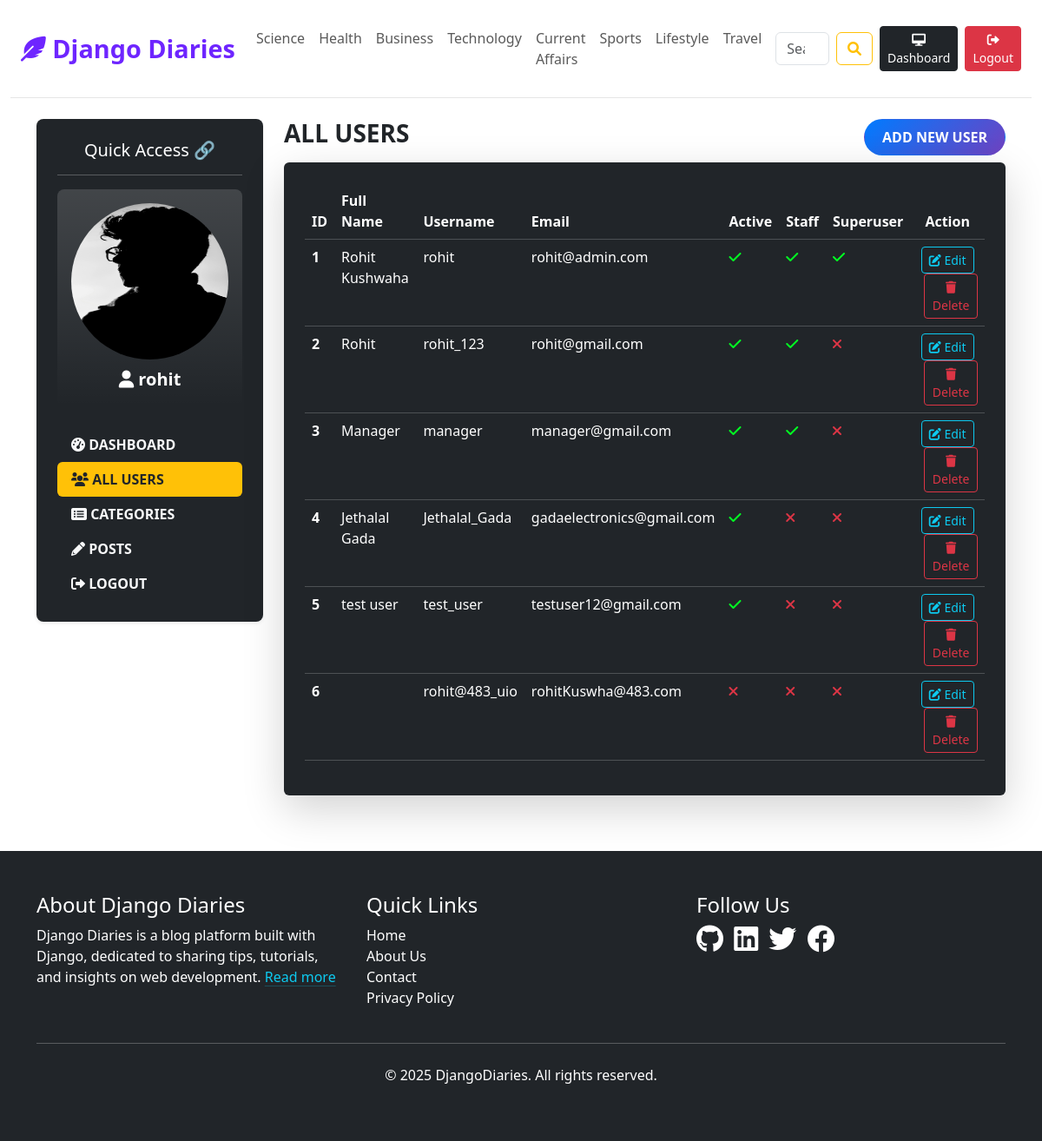
The page /dashboard/users/ (signed in) on the database its author committed.
### blogs/models.py (models this page shows, shortened)
class Category(models.Model):
    category_name = models.CharField(max_length=50, unique=True)
    created_at = models.DateTimeField(auto_now_add=True)
    updated_at = models.DateTimeField(auto_now=True)
    class Meta:
        verbose_name_plural = "categories"

### dashboard/models.py (models this page shows, shortened)
class UserProfile(models.Model):
    user = models.OneToOneField(User, on_delete=models.CASCADE)
    profile_image = models.ImageField(upload_to='profile_pics/', null=True, blank=True)

### dashboard/views.py (the view)
# urls.py: path('users/', views.users, name='users'),
def users(request):
    users = User.objects.all()
    user_profile = UserProfile.objects.filter(user=request.user).first()
    context = {
        'users':users,
        'user_profile': user_profile,
    }
    return render(request, 'dashboard/users.html', context)

### blogs/context_processors.py (called while the page is built)
def get_categories(request):
    categories = Category.objects.all()
    return {'categories': categories}

### templates/dashboard/users.html
{% extends "base/base.html" %}
{% block content %}
<div class="container mt-4 text-light">
    <div class="row">
        {% include "dashboard/LeftSideBar.html" %}
        <div class="col-md-9 mb-5">
            <div class="d-flex justify-content-between align-items-center mb-2">
                <h3 class="fw-bold text-dark text-uppercase">All Users</h3>
                <a href="{% url 'add_users' %}" class="btn custom-badge">Add New User</a>
            </div>
            <div class="card bg-dark border-0 shadow-lg">
                <div class="card-body p-4">
                    <table class="table table-dark table-hover">
                        <thead class="bg-info text-white">
                            <tr>
                                <th>ID</th>
                                <th>Full Name</th>
                                <th>Username</th>
                                <th>Email</th>
                                <th>Active</th>
                                <th>Staff</th>
                                <th>Superuser</th>
                                <th class="text-center">Action</th>
                            </tr>
                        </thead>
                        <tbody>
                            {% for user in users %}
                            <tr>
                                <th>{{ forloop.counter }}</th>
                                <td>{{ user.first_name }} {{ user.last_name }}</td>
                                <td>{{ user.username }}</td>
                                <td>{{ user.email }}</td>
                                <td>
                                    {% if user.is_active %}
                                        <i class="fas fa-check" style='color:#00ff22;'></i>
                                    {% else %}
                                        <i class="fas fa-times text-danger"></i>
                                    {% endif %}
                                </td>
                                <td>
                                    {% if user.is_staff %}
                                        <i class="fas fa-check" style='color:#00ff22;'></i>
                                    {% else %}
                                        <i class="fas fa-times text-danger"></i>
                                    {% endif %}
                                </td>
                                <td>
                                    {% if user.is_superuser %}
                                        <i class="fas fa-check" style='color:#00ff22;'></i>
                                    {% else %}
                                        <i class="fas fa-times text-danger"></i>
                                    {% endif %}
                                </td>
                                <td class="text-center">
                                    <a href="{% url "edit_user" user.id %}" class="btn btn-outline-info btn-sm" title="Edit">
                                        <i class="fa-solid fa-pen-to-square"></i> Edit
                                    </a>
                                    <a href="{% url "delete_user" user.id %}" class="btn btn-outline-danger btn-sm ms-2" title="Delete">
                                        <i class="fa-solid fa-trash"></i> Delete
                                    </a>
                                </td>
                            </tr>
                            {% endfor %}
                        </tbody>
                    </table>
                </div>
            </div>
        </div>
    </div>
</div>
{% endblock %}

### templates/base/header.html (shortened to what this page needs)
{% load static %}
<!DOCTYPE html>
<html lang="en" data-bs-theme="light">
  <head>
    <link href="https://cdnjs.cloudflare.com/ajax/libs/font-awesome/6.0.0-beta3/css/all.min.css" rel="stylesheet">
    <link href="https://cdn.jsdelivr.net/npm/bootstrap@5.3.3/dist/css/bootstrap.min.css" rel="stylesheet">
    <link href="{% static 'css/blog.css' %}" rel="stylesheet">
  </head>
  <body>
    <div class="container-fluid">
      <header class="blog-header py-3 sticky-top bg-white">
        <nav class="navbar navbar-expand-lg navbar-light">
          <div class="container-fluid">
            <a class="navbar-brand custom-hover" href="/">
              <i class="fas fa-feather-alt"></i> Django Diaries
            </a>
            <div class="collapse navbar-collapse" id="navbarNav">
              <ul class="navbar-nav me-auto mb-2 mb-lg-0">
                {% for category in categories %}
                  <li class="nav-item">
                    <a class="nav-link custom-hover" href="{% url 'posts_by_category' category.id %}">{{ category.category_name }}</a>
                  </li>
                {% endfor %}
              </ul>
              <form class="d-flex m-2" action="{% url 'search' %}" method="GET">
                <input class="form-control me-2" type="search" placeholder="Search" aria-label="Search" name="keyword">
                <button class="btn btn-outline-warning" type="submit"><i class="fa fa-search"></i></button>
              </form>
              <div class="d-flex">
                {% if not user.is_authenticated %}
                  <a class="btn btn-sm btn-warning me-2" href="{% url 'login' %}"><i class="fa fa-sign-in-alt"></i> Login</a>
                  <a class="btn btn-sm btn-dark" href="{% url 'register' %}"><i class="fa fa-user-plus"></i> Register</a>
                {% else %}
                  <a class="btn btn-sm btn-dark me-2" href="{% url 'dashboard' %}"><i class="fas fa-desktop"></i> Dashboard</a>
                  <a class="btn btn-sm btn-danger" href="{% url 'logout' %}"><i class="fas fa-sign-out-alt"></i> Logout</a>
                {% endif %}
              </div>
            </div>
          </div>
        </nav>
      </header>

### templates/dashboard/LeftSideBar.html (shortened to what this page needs)
<div class="col-md-3 mb-5">
    <div class="bg-dark text-white p-4 rounded-3 shadow-sm">
        <h5 class="text-center mb-3">Quick Access 🔗</h5>
        <hr>
        <div class="bg-gradient p-3 rounded-3 mb-4 text-center">
            {% if user_profile and user_profile.profile_image %}
                <img src="{{ user_profile.profile_image.url }}" alt="Profile Image" class="img-fluid rounded-circle mb-2" style="width: 200px; height: 180px;">
            {% else %}
                <i class="fas fa-user-circle fa-3x mb-2"></i>
            {% endif %}
            <p class="mb-0 fw-bold fs-5"><i class="fas fa-user"></i> <strong>{{ request.user.username }}</strong></p>
        </div>
        <div class="nav flex-column text-uppercase">
            <a href="{% url 'dashboard' %}" class="nav-link text-light py-2 fw-bold {% if '/dashboard/' == request.path %}bg-warning text-dark rounded-2{% endif %}">
                <i class="fas fa-tachometer-alt"></i> Dashboard
            </a>
            {% if perms.auth.view_user %}
                <a href="{% url 'users' %}" class="nav-link text-light py-2 fw-bold {% if '/users/' in request.path %}bg-warning text-dark rounded-2{% endif %}">
                    <i class="fa fa-users"></i> All Users
                </a>
            {% endif %}
            <a href="{% url 'categories' %}" class="nav-link text-light py-2 fw-bold {% if '/categories/' in request.path %}bg-warning text-dark rounded-2{% endif %}">
                <i class="fas fa-list-alt"></i> Categories
            </a>
            <a href="{% url 'posts' %}" class="nav-link text-light py-2 fw-bold {% if '/posts' in request.path %}bg-warning text-dark rounded-2{% endif %}">
                <i class="fas fa-pencil-alt"></i> Posts
            </a>
            <a href="{% url "logout" %}" class="nav-link text-light py-2 fw-bold">
                <i class="fas fa-sign-out-alt"></i> Logout
            </a>
        </div>
    </div>
</div>

### static/css/blog.css (style rules this page uses)
.blog-header { border-bottom: 1px solid #e5e5e5; }
.navbar-brand { font-size: 2rem; font-weight: bold; color: #6e25ff !important; }
.custom-hover { position: relative; text-decoration: none; transition: color 0.3s ease; }
.custom-hover::after { content: ''; position: absolute; width: 100%; transform: scaleX(0); height: 2px; bottom: 0; left: 0; background-color: #007bff; transform-origin: bottom right; transition: transform 0.25s ease-out; }
.custom-badge { background: linear-gradient(135deg, #007bff, #6f42c1); border-radius: 50px; padding: 8px 20px; color: white; text-transform: uppercase; font-weight: 600; text-decoration: none; transition: transform 0.3s ease, background-color 0.3s ease; display: inline-block; }
@media (min-width: 768px) { .navbar-brand { font-size: 1.8rem; } }

### rows shown on the page
Category: category_name "Science"
Category: category_name "Health"
Category: category_name "Business"
Category: category_name "Technology"
Category: category_name "Current Affairs"
Category: category_name "Sports"
Category: category_name "Lifestyle"
Category: category_name "Travel"
UserProfile: profile_image (picture)

### other values the page prints
{{ request.user.username }} "rohit"
{{ user.first_name }} "Rohit"
{{ user.last_name }} "Kushwaha"
{{ user.username }} "rohit"
{{ user.email }} "rohit@admin.com"
{{ user.username }} "rohit_123"
{{ user.email }} "rohit@gmail.com"
{{ user.first_name }} "Manager"
{{ user.username }} "manager"
{{ user.email }} "manager@gmail.com"
{{ user.first_name }} "Jethalal"
{{ user.last_name }} "Gada"
{{ user.username }} "Jethalal_Gada"
{{ user.email }} "gadaelectronics@gmail.com"
{{ user.first_name }} "test"
